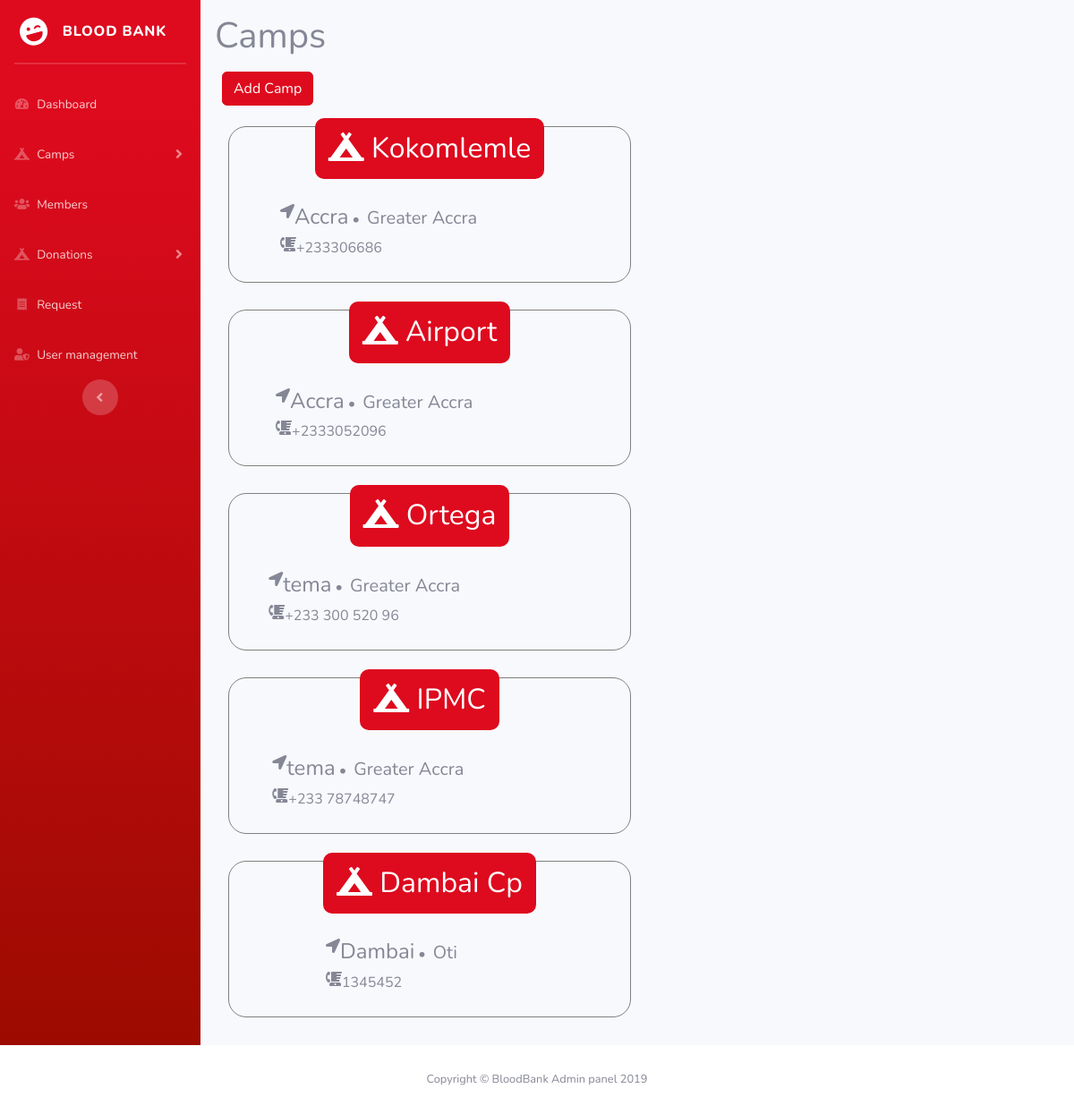
The page /admin/camp.php on the database its author committed.
### tables this page shows
CREATE TABLE IF NOT EXISTS `camp` (
  `cpid` int(9) NOT NULL AUTO_INCREMENT,
  `cp_name` varchar(150) DEFAULT NULL,
  `city` int(5) DEFAULT NULL,
  `region` int(5) DEFAULT NULL,
  `street` varchar(255) DEFAULT NULL,
  `phone` varchar(15) DEFAULT NULL,
  PRIMARY KEY (`cpid`),
  KEY `city` (`city`),
  KEY `region` (`region`)
);

CREATE TABLE IF NOT EXISTS `city` (
  `cid` int(5) NOT NULL AUTO_INCREMENT,
  `c_name` varchar(255) DEFAULT NULL,
  `region` int(3) DEFAULT NULL,
  PRIMARY KEY (`cid`),
  KEY `region` (`region`)
);

CREATE TABLE IF NOT EXISTS `region` (
  `rid` int(5) NOT NULL AUTO_INCREMENT,
  `r_name` varchar(255) DEFAULT NULL,
  PRIMARY KEY (`rid`)
);

### admin/camp.php (the view)
<?php
include_once 'inc/head.php';
try {
    include 'connect.php';
	$stmt = $DB->query('SELECT * FROM camp INNER JOIN region ON rid = region INNER JOIN city ON city = cid');?>
<?php
include_once 'inc/head.php';
?>
<body id="page-top">
  <div id="wrapper">
    <?php include 'inc/sidebar.php';?>
    <div id="content-wrapper" class="d-flex flex-column container p-3">
      <div id="content">
		  <h1>Camps</h1>
		  <a href="add-camp.php" class="btn btn-primary m-2"> Add Camp</a>
<div class="camp-container">
	<?php
	while($row = $stmt->fetch()){
		echo '<div class="camp">
		<h2 class="camp-name bg-primary">
			<i class="fa fa-campground"></i>
			'.$row['cp_name'].'
		</h2>
		<div class="camp-info">
			<div class="camp-address">
				<i class="fa fa-location-arrow"></i>
				<div>
					<h4>'.$row['c_name'].'</h4><i class="mx-1">•</i>
					<h5>'.$row['r_name'].'</h5>
				</div>
			</div>
			<div class="camp-contact">
				<i class="fas fa-blender-phone"></i>
				<p> '.$row['phone'].'</p>
			</div>
		</div>
	</div>
		';
	}
		echo "</div>";
		echo "</div>";
} catch(PDOException $e) {
		    echo $e->getMessage();
		}
		include_once 'inc/footer.php';
   	?>

### admin/inc/head.php (style rules this page uses)
.donor-container, .camp-container, .unit-container { display: flex; justify-content: space-between; align-items: center; flex-wrap: wrap; }
.donor, .camp, .unit, .donation, .request { display: flex; flex-direction: row; width: 350px; margin: 15px; border: 1px solid grey; position: relative; border-radius: 20px; align-items: center; padding: 10px; }
.camp { max-width: 450px; width: 100%; flex-direction: column; padding: 10px; }
.camp-name { position: relative; bottom: 20px; border-radius: 10px; padding: 15px; text-align: center; color: white; }
.camp-info, .camp-contact { display: flex; }
.camp-info { flex-direction: row; flex-wrap: wrap; }
.camp-address { display: flex; width: 100%; }
.camp-address h5, .camp-address h4 { display: inline-block; }

### rows shown on the page
camp: cp_name "Kokomlemle", city.c_name "Accra", region.r_name "Greater Accra", phone "+233306686"
camp: cp_name "Airport", city.c_name "Accra", region.r_name "Greater Accra", phone "+2333052096"
camp: cp_name "Ortega", city.c_name "tema", region.r_name "Greater Accra", phone "+233 300 520 96"
camp: cp_name "IPMC", city.c_name "tema", region.r_name "Greater Accra", phone "+233 78748747"
camp: cp_name "Dambai Cp", city.c_name "Dambai", region.r_name "Oti", phone "1345452"
